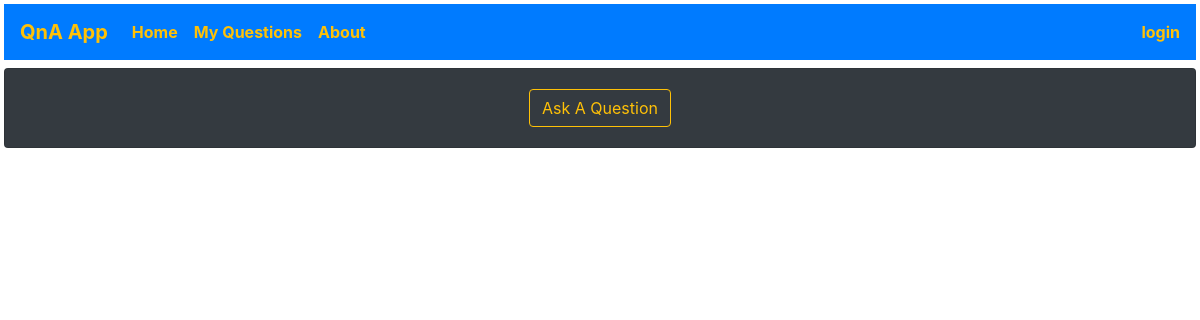
/, run on an earlier commit of the app's database.
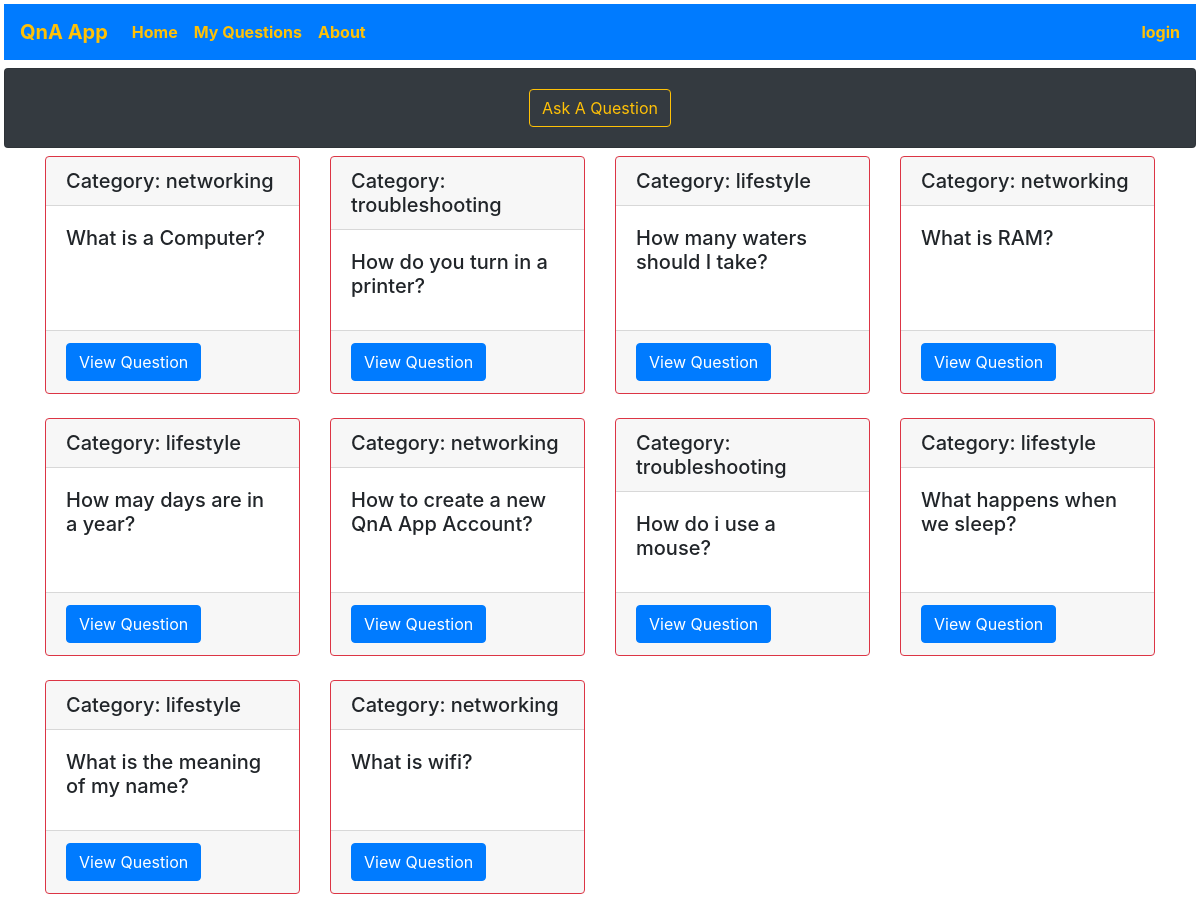
And on a later commit of the database.
### models.py (models this page shows)
class Question(db.Model):
    id = db.Column(db.Integer, primary_key = True)
    question_text = db.Column(db.Text, nullable = False)
    category = db.Column(db.String(20), nullable = False)
    asked_by_id = db.Column(db.Integer, db.ForeignKey('user.id'))
    answers_to_question = db.relationship(
        'Answer',
        foreign_keys = 'Answer.for_question_id',
        backref='the_question',
        lazy=True
    )

### app.py (the view)
@app.route('/')
def index():
    questions_dict = Question.query.all()
    return render_template('index.html',
                           questions_dict=questions_dict
                           )

### templates/index.html
{% extends "base.html" %} {% block content %}
<div class="container">
  <div class="row row-cols-1 row-cols-md-4">
  {% for question in questions_dict %}
  {% if question.answers_to_question %}
  <div class="col mb-4">
    <div class="card h-100 border-success">
      <h5 class="card-header">Category: {{ question.category }}</h5>
      <div class="card-body">
        <h5 class="card-title">{{ question.question_text }}</h5>
      </div>
      <div class="card-footer">
        <a href="{{url_for('view',question_id = question.id)}}" class="btn btn-primary">View Question</a>
      </div>
    </div>
  </div>
  {% else %}
  <div class="col mb-4">
  <div class="card h-100 border-danger">
    <h5 class="card-header">Category: {{ question.category }}</h5>
    <div class="card-body">
      <h5 class="card-title">{{ question.question_text }}</h5>
     </div>
    <div class="card-footer">
      <a href="{{url_for('view',question_id = question.id)}}" class="btn btn-primary">View Question</a>
    </div>
  </div>
</div>
  {% endif %} {% endfor %}
</div>
</div>
{% endblock %}

### templates/base.html (shortened to what this page needs)
<!DOCTYPE html>
<html lang="en">
  <head>
    <link
      rel="stylesheet"
      href="https://cdn.jsdelivr.net/npm/bootstrap@4.5.3/dist/css/bootstrap.min.css"
    />
  </head>
  <body>
    <header>
      <nav class="navbar navbar-expand-lg navbar-light bg-primary m-1">
        <a class="navbar-brand text-warning" href="{{ url_for('index') }}"><b>QnA App</b></a>
        <div class="collapse navbar-collapse" id="navbarText">
          <ul class="navbar-nav mr-auto">
            <li class="nav-item active">
              <a class="nav-link text-warning" href="{{ url_for('index') }}"><b>Home</b> <span class="sr-only">(current)</span></a>
            </li>
            <li class="nav-item">
              <a class="nav-link text-warning" href="{{ url_for('myquestions') }}"><b>My Questions</b></a>
            </li>
            <li class="nav-item">
              <a class="nav-link text-warning" href="{{ url_for('about') }}"><b>About</b></a>
            </li>
          </ul>
          {% if current_user.is_authenticated %}
          <span class="navbar-text">
            <a href="{{ url_for('logout') }}" class="text-warning"><b>Logout</b></a>
          </span>
          {% else %}
          <span class="navbar-text ">
            <a href="{{ url_for('login') }}" class="text-warning"><b>login</b></a>
          </span>
          {% endif %}
        </div>
      </nav>
    </header>
    <div class="card bg-dark mx-1 my-2">
      <center>
        <div class="card-body">
          <a href="{{ url_for('ask') }}" class="btn border-warning text-warning"> Ask A Question</a>
        </div>
      </center>
    </div>
    {% block content %} {% endblock %}
  </body>
</html>

What changed in the data, as far as the page shows it:
added Question: category "networking", question_text "What is a Computer?"
added Question: category "troubleshooting", question_text "How do you turn in a printer?"
added Question: category "lifestyle", question_text "How many waters should I take?"
added Question: category "networking", question_text "What is RAM?"
added Question: category "lifestyle", question_text "How may days are in a year?"
added Question: category "networking", question_text "How to create a new QnA App Account?"
added Question: category "troubleshooting", question_text "How do i use a mouse?"
added Question: category "lifestyle", question_text "What happens when we sleep?"
added Question: category "lifestyle", question_text "What is the meaning of my name?"
added Question: category "networking", question_text "What is wifi?"
